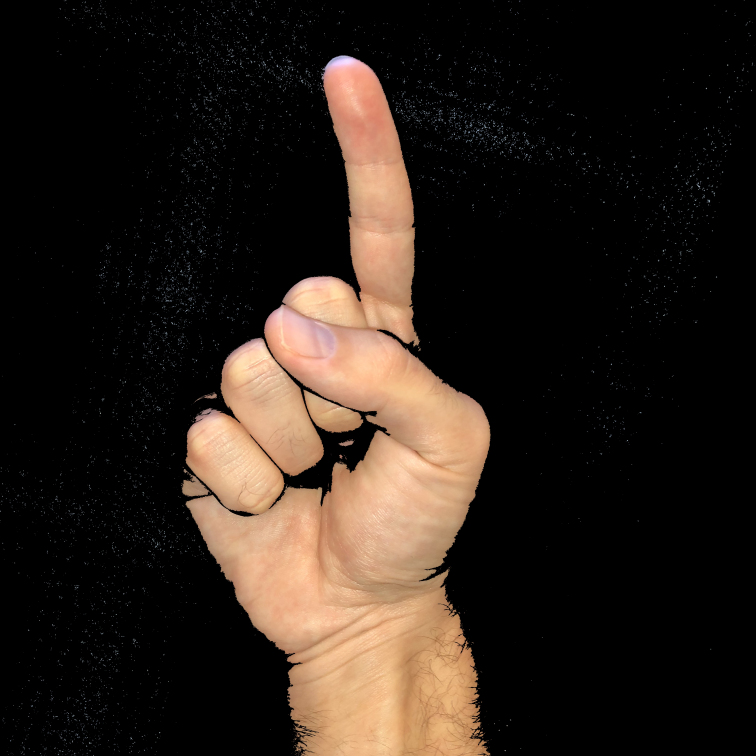
#> input picture Model/images/img_1.jpeg, 3024 x 3024 px, given in place of IMG_0807.jpeg, which was not available (shown at 1/4 size); the run also reads 1 picture not shown here
$ jupyter execute --allow-errors Image-Manipulation-v03.ipynb   (older library calls are emulated)
#> lines starting #> are read from the running program, lines starting #| are printed output that depends on the picture; after the words box and inside, x2 and y2 are one past the last pixel; in counts of white or black regions, pixels touching at a corner belong together; pictures that were not available may be replaced by others from this repository, and a replacement may not be noted
#> further down, image is the input picture: PIL image 3024x3024 RGB; mean R, G, B 43.9, 33.7, 26.3
[cell 1]
import glob
import pandas as pd
import numpy as np
import cv2
import tensorflow as tf
print(tf.__version__)
keras = tf.keras
import matplotlib.pyplot as plt

import keras2onnx
import onnx
from PIL import Image
import onnxruntime as rt

[cell 2]
def img_to_arr(image, name = 'img_CV2_90'):
#> called with name = 'img_1'
    nai = np.array(image)
    # nai = cv2.transpose(nai)
    plt.imshow(nai)
    plt.show()

    grey = cv2.cvtColor(nai, cv2.COLOR_RGB2GRAY)
#     _, grey = cv2.threshold(grey, 160, 255, cv2.THRESH_BINARY)
#     _, grey = cv2.threshold(grey, 140, 255, cv2.THRESH_BINARY)
    _, grey = cv2.threshold(grey, 130, 255, cv2.THRESH_BINARY)
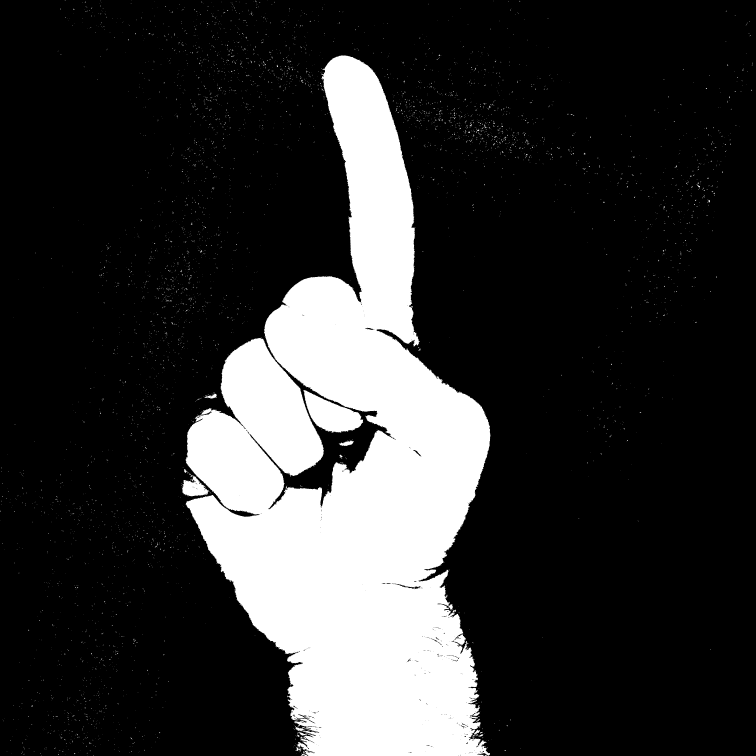
#> grey: shape (3024, 3024) (shown at 1/4 size); 19.8% white; 5073 white regions (5015 under 20 px)
#     _, grey = cv2.threshold(grey, 120, 255, cv2.THRESH_BINARY)
#     _, grey = cv2.threshold(grey, 90, 255, cv2.THRESH_BINARY)

    plt.imshow(grey)
    plt.show()

    cnts, _ = cv2.findContours(grey, cv2.RETR_EXTERNAL, cv2.CHAIN_APPROX_NONE)
#> cnts = 5071 contours, 5047 with area under 20; largest, box (x1, y1, x2, y2) and area: (742, 222, 1962, 3024) 1755418, (1214, 1560, 1453, 1730) 21438, (727, 1895, 838, 1985) 5073, (1357, 1762, 1415, 1784) 639, (818, 1574, 867, 1595) 391

    mask = np.ones(grey.shape)
    mask = cv2.drawContours(mask, cnts, -1, 0, cv2.FILLED)
#> mask: shape (3024, 3024) float64; values 0 (black) and 1 (white), 80.2% white; 5071 black regions (5013 under 20 px), largest, box (x1, y1, x2, y2) and area: (742, 222, 1962, 3024) 1763597, (1214, 1560, 1453, 1730) 21771, (727, 1895, 838, 1985) 5322

    output = nai.copy()
    output[mask.astype(np.bool), :] = 0

    image_center = tuple(np.array(output.shape[1::-1]) // 2)
#> image_center = (1512, 1512)
    rot_mat = cv2.getRotationMatrix2D(image_center, -10, 1.0)
    output = cv2.warpAffine(output, rot_mat, output.shape[1::-1], flags=cv2.INTER_LINEAR)

    height, width, colors = output.shape
#> height = 3024; width = 3024; colors = 3
    min_dim = min(width, height)//1
#> min_dim = 3024

    crp_height = (height - min_dim)//2
#> crp_height = 0
    crp_width = (width - min_dim)//2
#> crp_width = 0

    top = crp_height
#> top = 0
    bot = height - crp_height
#> bot = 3024
    left = crp_width
#> left = 0
    right = width - crp_width
#> right = 3024

    output = output[top:bot, left:right, ...]

#     output = cv2.resize(output, (128, 128))
#     output = cv2.resize(output, (256, 256))
#     output = cv2.resize(output, (512, 512))
    output = cv2.flip(cv2.transpose(output),1)
#     output = np.flip(np.transpose(output, (1,0,2)) ,-1)

    plt.imshow(output)
    plt.show()

    cv2.imwrite(f'images/{name}.jpeg',
                cv2.cvtColor(output, cv2.COLOR_RGB2BGR),
                [int(cv2.IMWRITE_JPEG_QUALITY), 100])

    return output

[cell 3]
# [11 lines of commented-out code are left out]

image = Image.open('./my_hands/IMG_0807.jpeg')
output = img_to_arr(image, name='img_1')
image = Image.open('./my_hands/IMG_0808.jpeg')
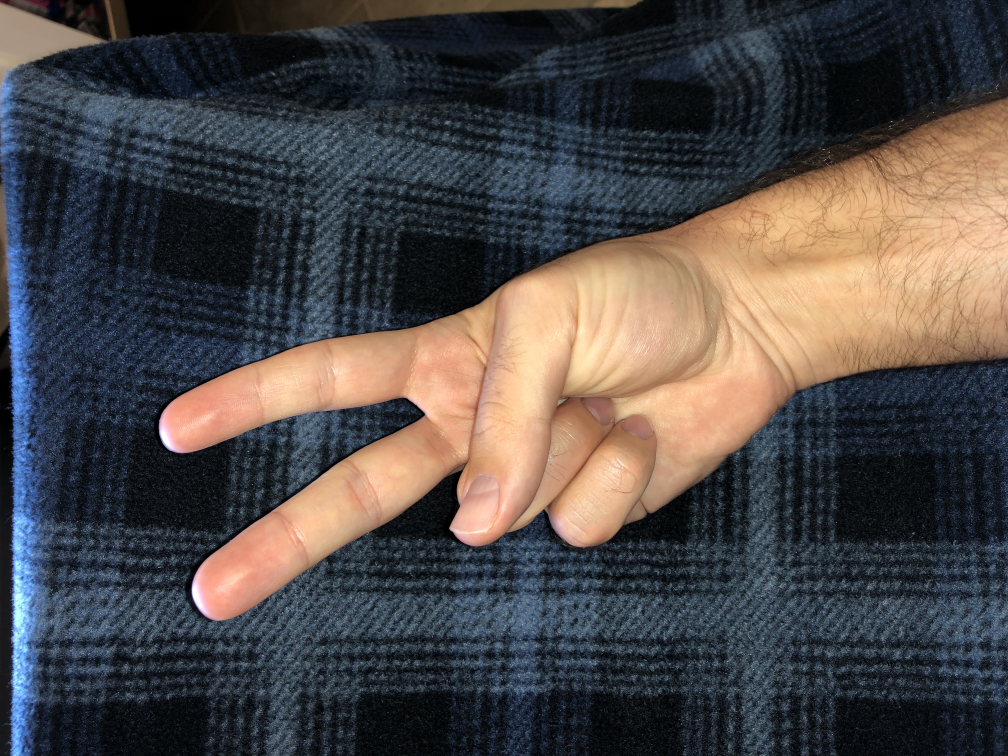
#> input picture Model/my_hands/IMG_0808.jpeg, 4032 x 3024 px (shown at 1/4 size)
#> image is the input picture: PIL image 4032x3024 RGB; mean R, G, B 77.6, 72.8, 72.1
output = img_to_arr(image, name='img_2')
#> in img_to_arr (call 2), `_, grey = cv2.threshold(grey, 130, 255, cv2.THRESH_BINARY)`: grey: shape (3024, 4032); 22.7% white; 10826 white regions (10515 under 20 px)
#> in img_to_arr (call 2), `cnts, _ = cv2.findContours(grey, cv2.RETR_EXTERNAL, cv2.CHAIN_APPROX_N..`: cnts = 10789 contours, 10680 with area under 20; largest, box (x1, y1, x2, y2) and area: (636, 483, 4032, 2483) 2434294, (2207, 1751, 2600, 2188) 103650, (43, 2023, 158, 3024) 57597, (0, 15, 394, 412) 55792, (2036, 1663, 2368, 2123) 48676
#> in img_to_arr (call 2), `mask = cv2.drawContours(mask, cnts, -1, 0, cv2.FILLED)`: mask: shape (3024, 4032) float64; values 0 (black) and 1 (white), 77.1% white; 10789 black regions (10474 under 20 px), largest, box (x1, y1, x2, y2) and area: (636, 483, 4032, 2483) 2444902, (2207, 1751, 2600, 2188) 104499, (43, 2023, 158, 3024) 59724
# image = Image.open('./my_hands/IMG_0811.jpeg')
# image = Image.open('./my_hands/IMG_0817.jpeg')
image = Image.open('./my_hands/IMG_0818.jpeg')
output = img_to_arr(image, name='img_3')
#> call 3 of img_to_arr, with name = 'img_3'
#> in img_to_arr (call 3), `_, grey = cv2.threshold(grey, 130, 255, cv2.THRESH_BINARY)`:
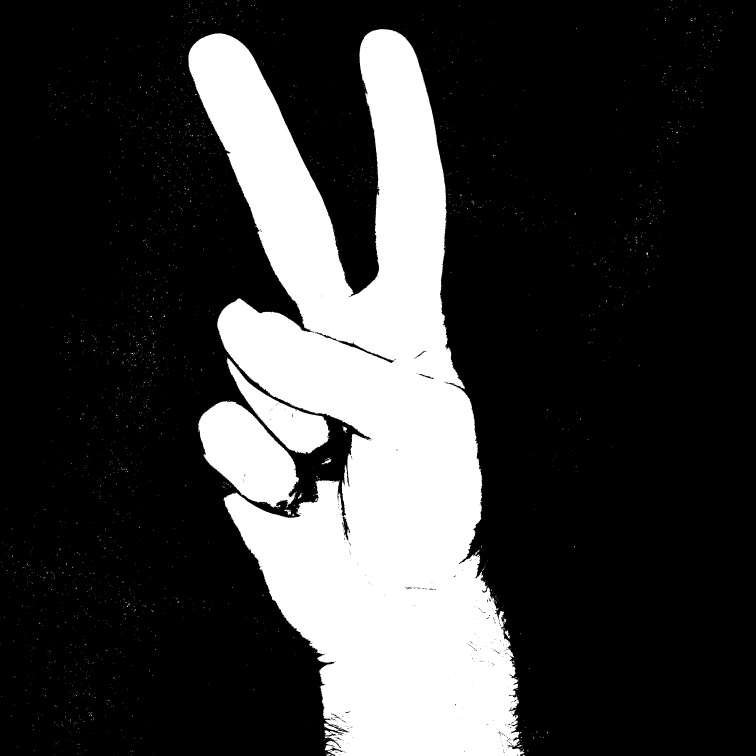
#> grey: shape (3024, 3024) (shown at 1/4 size); 23.4% white; 3138 white regions (3108 under 20 px)
#> in img_to_arr (call 3), `cnts, _ = cv2.findContours(grey, cv2.RETR_EXTERNAL, cv2.CHAIN_APPROX_N..`: cnts = 3130 contours, 3115 with area under 20; largest, box (x1, y1, x2, y2) and area: (753, 116, 2098, 3024) 1971896, (792, 1603, 1196, 2031) 102510, (906, 1428, 1318, 1816) 47890, (1285, 1831, 1325, 1858) 260, (2019, 2521, 2040, 2557) 239
#> in img_to_arr (call 3), `mask = cv2.drawContours(mask, cnts, -1, 0, cv2.FILLED)`: mask: shape (3024, 3024) float64; values 0 (black) and 1 (white), 76.6% white; 3130 black regions (3100 under 20 px), largest, box (x1, y1, x2, y2) and area: (753, 116, 2098, 3024) 1979702, (792, 1603, 1196, 2031) 103288, (906, 1428, 1318, 1816) 48522
# image = Image.open('./my_hands/IMG_0812.jpeg')
image = Image.open('./my_hands/IMG_0815.jpeg')
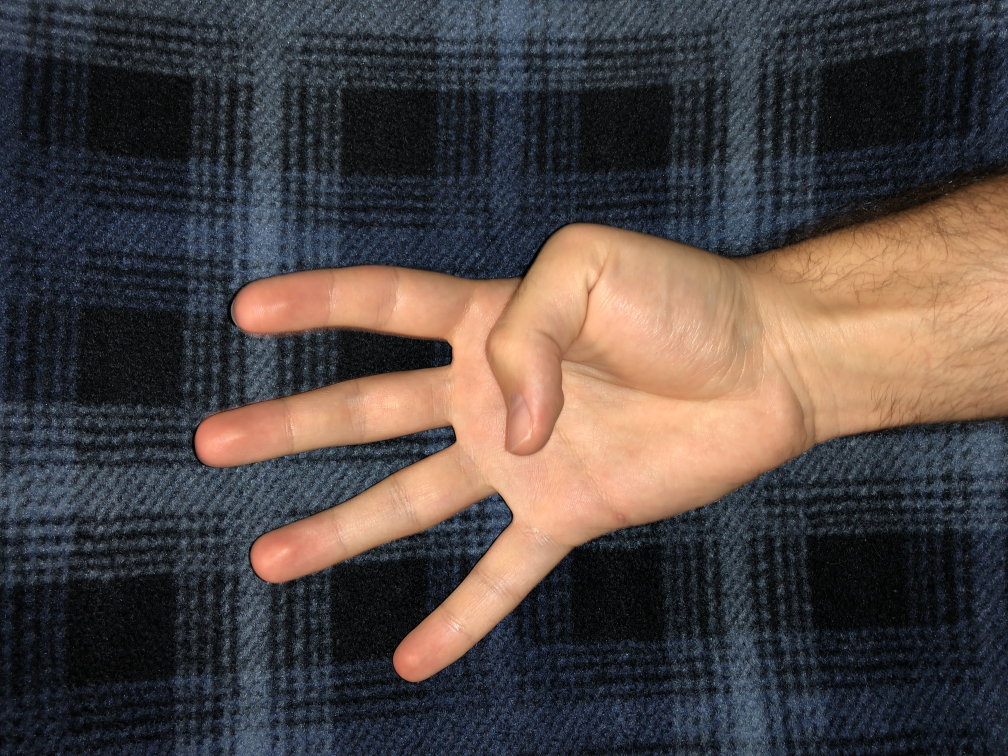
#> input picture Model/my_hands/IMG_0815.jpeg, 4032 x 3024 px (shown at 1/4 size)
#> image is the input picture: PIL image 4032x3024 RGB; mean R, G, B 78.6, 69.5, 67.2
output = img_to_arr(image, name='img_4')
#> call 4 of img_to_arr, with name = 'img_4'
#> in img_to_arr (call 4), `_, grey = cv2.threshold(grey, 130, 255, cv2.THRESH_BINARY)`:
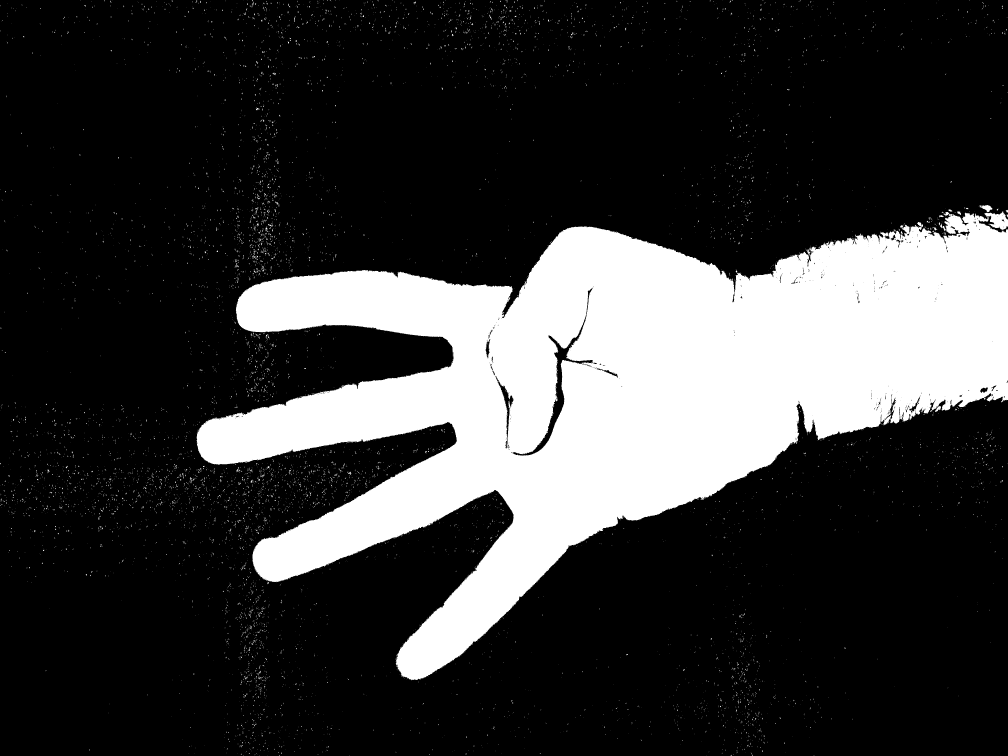
#> grey: shape (3024, 4032) (shown at 1/4 size); 22.4% white; 9183 white regions (8975 under 20 px)
#> in img_to_arr (call 4), `cnts, _ = cv2.findContours(grey, cv2.RETR_EXTERNAL, cv2.CHAIN_APPROX_N..`: cnts = 9140 contours, 9099 with area under 20; largest, box (x1, y1, x2, y2) and area: (786, 845, 4032, 2721) 2700108, (3917, 820, 3970, 848) 682, (3774, 848, 3797, 864) 160, (3229, 997, 3242, 1023) 108, (3829, 846, 3844, 860) 103
#> in img_to_arr (call 4), `mask = cv2.drawContours(mask, cnts, -1, 0, cv2.FILLED)`:
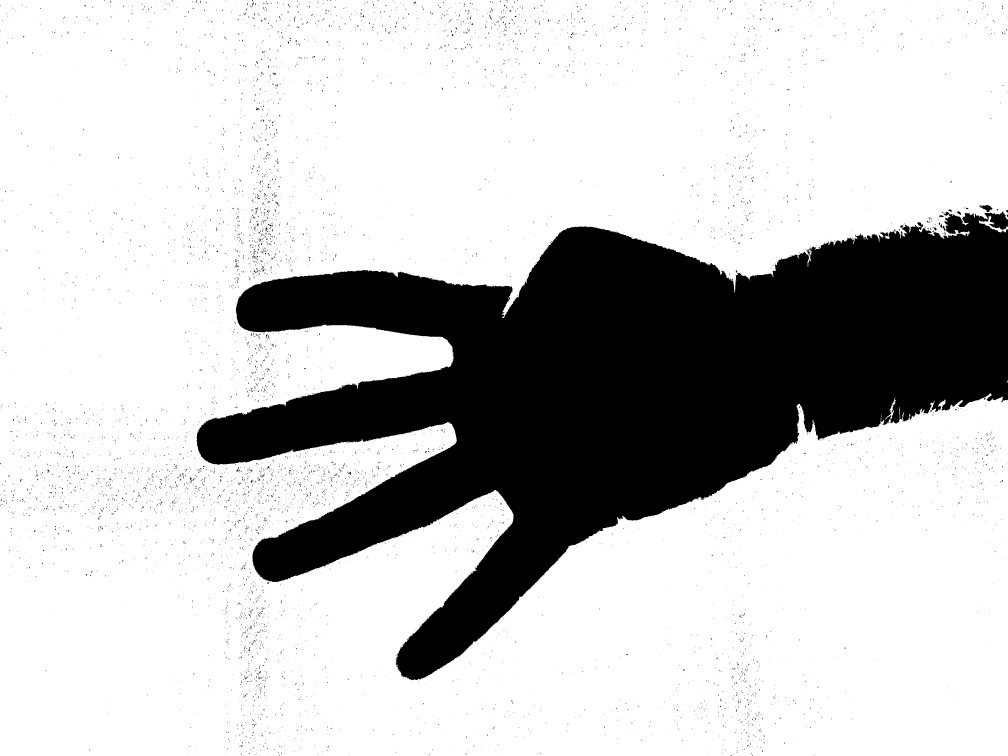
#> mask: shape (3024, 4032) float64 (shown at 1/4 size); values 0 (black) and 1 (white), 77.4% white; 9140 black regions (8927 under 20 px)
#> in img_to_arr (call 4), `output = cv2.flip(cv2.transpose(output),1)`:
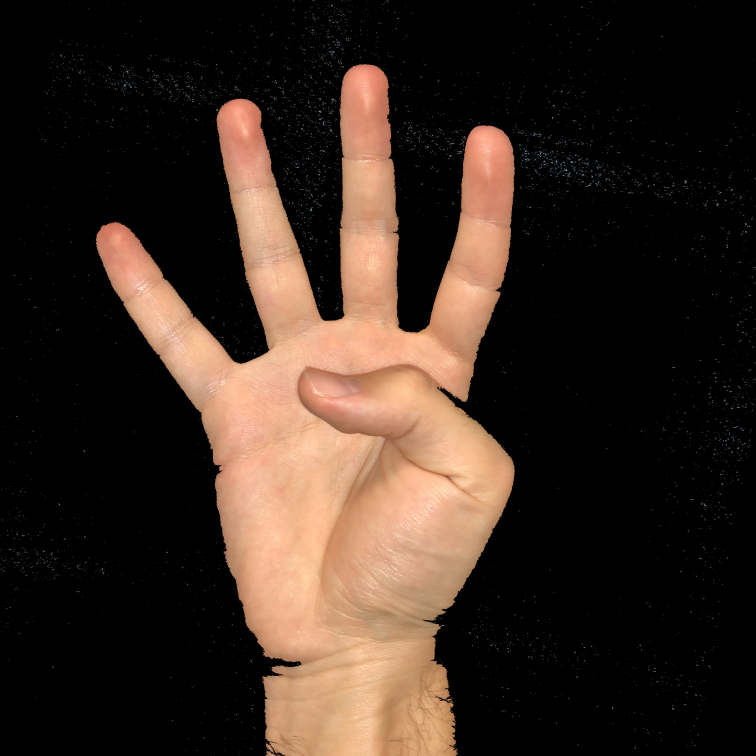
#> output: shape (3024, 3024, 3) (shown at 1/4 size); mean R, G, B 56.8, 42.2, 33.2
image = Image.open('./my_hands/IMG_0813.jpeg')
output = img_to_arr(image, name='img_5')
#> in img_to_arr (call 5), `cnts, _ = cv2.findContours(grey, cv2.RETR_EXTERNAL, cv2.CHAIN_APPROX_N..`: cnts = 3130 contours, 3115 with area under 20; largest, box (x1, y1, x2, y2) and area: (753, 116, 2098, 3024) 1971896, (792, 1603, 1196, 2031) 102510, (906, 1428, 1318, 1816) 47890, (1285, 1831, 1325, 1858) 260, (2019, 2521, 2040, 2557) 239
